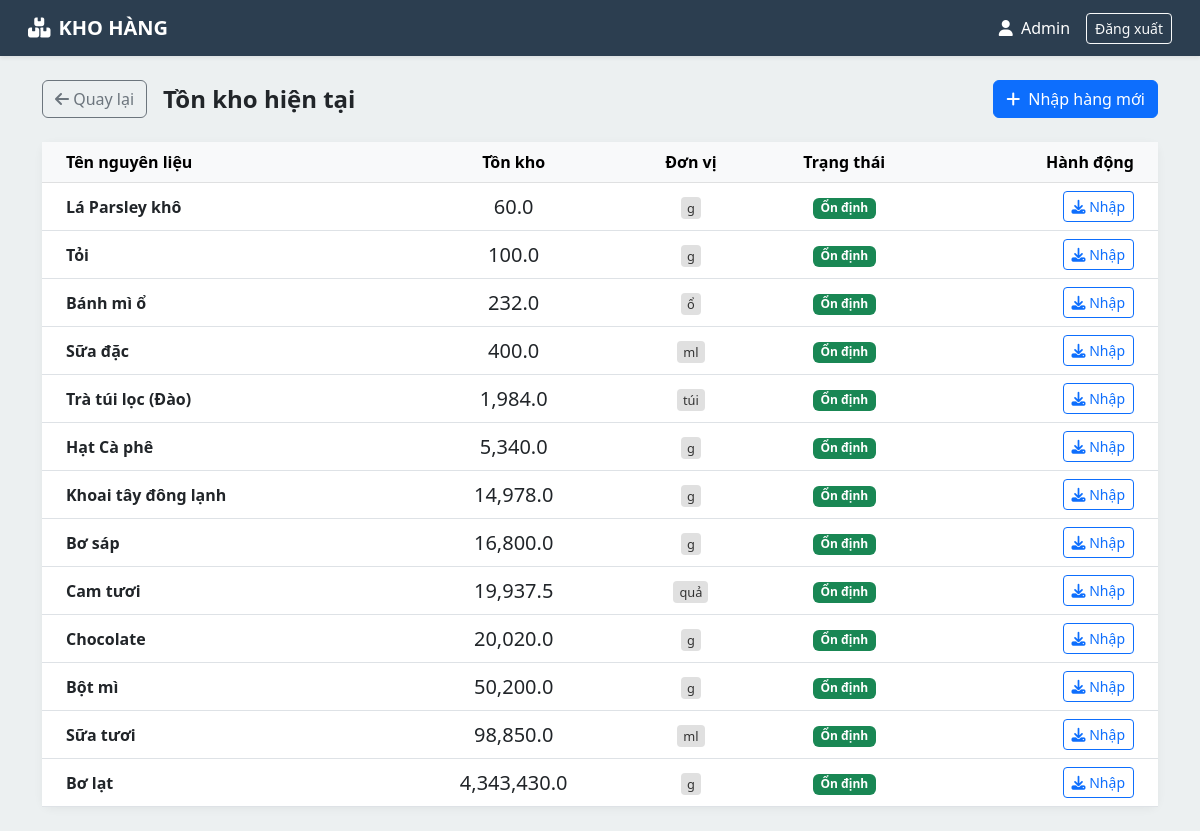
Before: /warehouse/index.php (signed in) with the older database file.
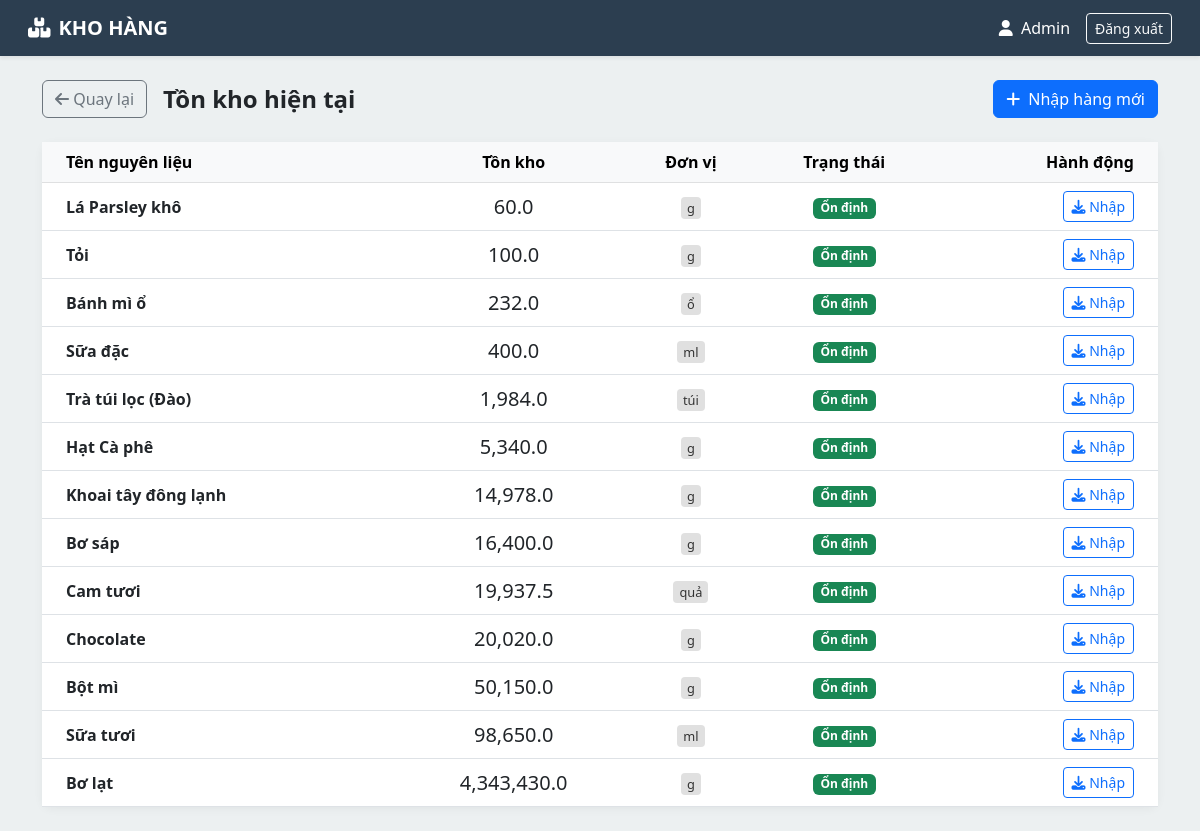
After: the same page with the newer database file.
### tables this page shows
CREATE TABLE `ingredients` (
  `id` int(11) NOT NULL,
  `name` varchar(100) NOT NULL,
  `unit` varchar(20) NOT NULL,
  `quantity` float DEFAULT 0,
  `min_quantity` float DEFAULT 10,
  `last_updated` timestamp NOT NULL DEFAULT current_timestamp() ON UPDATE current_timestamp()
);

### warehouse/index.php (the view, shortened to what this page needs)
<?php
require_once '../includes/db_connection.php';
$query = "SELECT * FROM ingredients ORDER BY quantity ASC";
$result = $mysqli->query($query);
?>
<!DOCTYPE html>
<html lang="vi">
<head>
    <link href="https://cdn.jsdelivr.net/npm/bootstrap@5.3.0/dist/css/bootstrap.min.css" rel="stylesheet">
    <link rel="stylesheet" href="https://cdnjs.cloudflare.com/ajax/libs/font-awesome/6.4.0/css/all.min.css">
</head>
<body>
<nav class="navbar navbar-expand-lg navbar-wh px-3 py-2 shadow-sm">
    <div class="container-fluid">
        <a class="navbar-brand text-white fw-bold" href="#"><i class="fa-solid fa-boxes-stacked me-2"></i>KHO HÀNG</a>
        <div class="d-flex align-items-center text-white">
            <span class="me-3"><i class="fa-solid fa-user me-1"></i> <?= $_SESSION['fullname'] ?? 'Thủ kho' ?></span>
            <a href="../logout.php" class="btn btn-sm btn-outline-light">Đăng xuất</a>
        </div>
    </div>
</nav>
<div class="container py-4">
    <div class="row mb-4">
        <div class="col-md-12 d-flex justify-content-between align-items-center">
            <div class="d-flex align-items-center">
                <a href="../index.php" class="btn btn-outline-secondary me-3">
                    <i class="fa-solid fa-arrow-left"></i> Quay lại
                </a>
                <h4 class="fw-bold text-dark mb-0">Tồn kho hiện tại</h4>
            </div>
            <button class="btn btn-primary" data-bs-toggle="modal" data-bs-target="#importModal">
                <i class="fa-solid fa-plus me-2"></i>Nhập hàng mới
            </button>
        </div>
    </div>
    <div class="card card-stock">
        <div class="card-body p-0">
            <table class="table table-hover align-middle mb-0">
                <thead class="table-light">
                    <tr>
                        <th class="ps-4">Tên nguyên liệu</th>
                        <th class="text-center">Tồn kho</th>
                        <th class="text-center">Đơn vị</th>
                        <th class="text-center">Trạng thái</th>
                        <th class="text-end pe-4">Hành động</th>
                    </tr>
                </thead>
                <tbody>
                    <?php while($row = $result->fetch_assoc()): ?>
                        <?php
                            $qty = (float)$row['quantity'];
                            $status_text = "Ổn định";
                            $status_class = "badge bg-success";
                            $row_class = "";
                        ?>
                        <tr class="<?= $row_class ?>">
                            <td class="ps-4 fw-bold"><?= $row['name'] ?></td>
                            <td class="text-center fs-5 <?= ($qty <= 0) ? 'text-danger fw-bold' : '' ?>">
                                <?= number_format($qty, 1) ?>
                            </td>
                            <td class="text-center"><span class="unit-badge"><?= $row['unit'] ?></span></td>
                            <td class="text-center">
                                <span class="<?= $status_class ?>">
                                    <?= $status_text ?>
                                </span>
                            </td>
                            <td class="text-end pe-4">
                                <button class="btn btn-sm btn-outline-primary btn-quick-import"
                                        data-id="<?= $row['id'] ?>"
                                        data-name="<?= $row['name'] ?>"
                                        data-unit="<?= $row['unit'] ?>">
                                    <i class="fa-solid fa-download"></i> Nhập
                                </button>
                            </td>
                        </tr>
                    <?php endwhile; ?>
                </tbody>
            </table>
        </div>
    </div>
</div>
</body>
</html>

Changed rows visible on the page:
changed ingredients "Bơ sáp": quantity "16,800.0" → "16,400.0"
changed ingredients "Bột mì": quantity "50,200.0" → "50,150.0"
changed ingredients "Sữa tươi": quantity "98,850.0" → "98,650.0"
